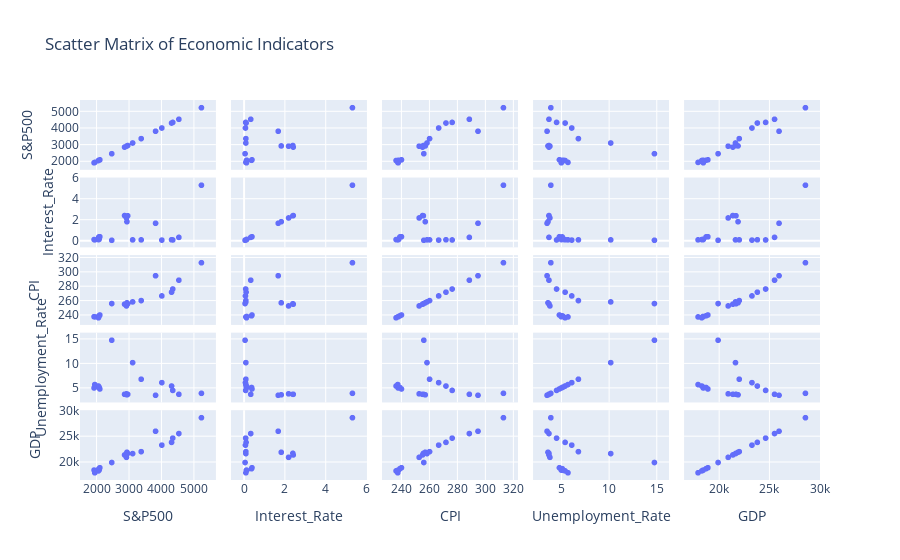

The cell this chart's notebook holds for it:
### Code cell
# Plotting a scatter matrix with Plotly
fig = px.scatter_matrix(df_mac, dimensions=["S&P500", "Interest_Rate", "CPI", "Unemployment_Rate", "GDP"], title="Scatter Matrix of Economic Indicators")
fig.show()

### Figure 1 — Plotly figure (JSON) as saved in the notebook; plotly's stock layout.template omitted (floating-point values rounded to 4 significant figures)
{"data": [{"dimensions": [{"axis": {"matches": true}, "label": "S&P500", "values": [1946.0, 2060.0, 2077.0, 1924.0, 2073.0, 2103.0, 2925.0, 2867.0, 2964.0, 2940.0, 2470.0, 3116.0, 3381.0, 4020.0, 4320.0, 4357.0, 4546.0, 3825.0, 5244.0]}, {"axis": {"matches": true}, "label": "Interest_Rate", "values": [0.09, 0.12, 0.13, 0.12, 0.37, 0.39, 2.19, 2.42, 2.4, 1.83, 0.05, 0.09, 0.09, 0.07, 0.1, 0.08, 0.33, 1.68, 5.33]}, {"axis": {"matches": true}, "label": "CPI", "values": [237.4, 236.2, 238.0, 237.7, 239.0, 240.1, 252.8, 255.2, 255.8, 257.2, 256.1, 258.4, 260.2, 266.8, 272.0, 276.4, 288.8, 295.0, 313.2]}, {"axis": {"matches": true}, "label": "Unemployment_Rate", "values": [5.7, 5.4, 5.2, 5, 5.1, 4.8, 3.8, 3.7, 3.7, 3.6, 14.8, 10.2, 6.8, 6.1, 5.4, 4.5, 3.7, 3.5, 3.9]}, {"axis": {"matches": true}, "label": "GDP", "values": [17910.0, 18280.0, 18400.0, 18440.0, 18710.0, 18890.0, 20920.0, 21380.0, 21690.0, 21900.0, 19910.0, 21650.0, 22020.0, 23290.0, 23830.0, 24650.0, 25540.0, 25990.0, 28630.0]}], "hovertemplate": "%{xaxis.title.text}=%{x}<br>%{yaxis.title.text}=%{y}<extra></extra>", "legendgroup": "", "marker": {"color": "#636efa", "symbol": "circle"}, "name": "", "showlegend": false, "type": "splom"}], "layout": {"autosize": true, "dragmode": "select", "legend": {"tracegroupgap": 0}, "title": {"text": "Scatter Matrix of Economic Indicators"}, "xaxis": {"autorange": true, "range": [1118.0, 6050.0], "type": "linear"}, "xaxis2": {"autorange": true, "range": [-1.232, 6.612], "type": "linear"}, "xaxis3": {"autorange": true, "range": [217.5, 331.9], "type": "linear"}, "xaxis4": {"autorange": true, "range": [0.7566, 17.54], "type": "linear"}, "xaxis5": {"autorange": true, "range": [15310.0, 31230.0], "type": "linear"}, "yaxis": {"autorange": true, "range": [1118.0, 6050.0], "type": "linear"}, "yaxis2": {"autorange": true, "range": [-1.232, 6.612], "type": "linear"}, "yaxis3": {"autorange": true, "range": [217.5, 331.9], "type": "linear"}, "yaxis4": {"autorange": true, "range": [0.7566, 17.54], "type": "linear"}, "yaxis5": {"autorange": true, "range": [15310.0, 31230.0], "type": "linear"}}}
